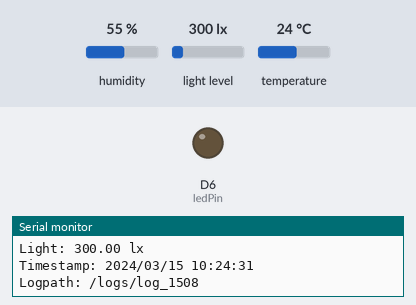
Recording of a sketch running on a simulated ESP8266 (NodeMCU). Parts: output pins drawn as LEDs (lit = HIGH), the last lines printed to the serial monitor. The test bench sets the inputs (shaded band); at power-on: humidity 55 %, light level 300 lx, temperature 24 °C. WiFi joins after 1.5 s; servers stay silent unless stated; the local clock reads 2024-03-15 10:24:30 at power-on unless the sketch sets it.

Above: at 4.5 s.
At 10.4 s:
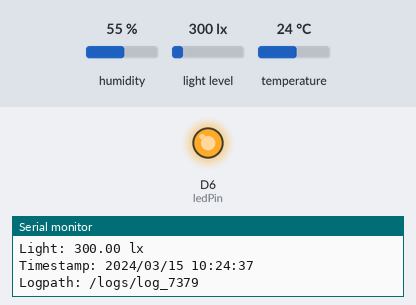
Timing chart, 0 to 16.6 s (numbered marks = the images above):
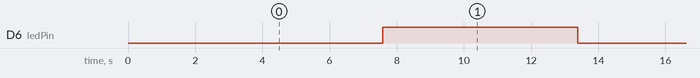

Measured:
- by itself, D6 (ledPin): alternates HIGH for 5.8 s and LOW for 5.8 s

The sketch:

Firebase.ino
```cpp
#include <Wire.h>
#include "FirebaseESP8266.h"
#include <ESP8266WiFi.h>
#include "DHT.h"
#include <time.h>  // For NTP time
#include <BH1750.h>
BH1750 lightMeter;

// Pin and constants
#define DHTPIN D7      // Pin connected to the DHT22 data pin
#define DHTTYPE DHT22  // DHT 22 (AM2302)

// Firebase credentials
char FIREBASE_AUTH[] = "6l1u5vjuRUGWY85ZM8iPMw5JVuCr4eqHhmmk95cr";                                 // Your Firebase Web API Key
char FIREBASE_HOST[] = "https://fir-dht-2024-default-rtdb.asia-southeast1.firebasedatabase.app/";  // Your Firebase Host URL

// WiFi credentials
char WIFI_SSID[] = "B415";            // Your WiFi SSID
char WIFI_PASSWORD[] = "appletv415";  // Your WiFi password
const int ledPin = D6;
int counter = 0;
// Firebase and DHT setup
FirebaseData firebaseData;
DHT dht(DHTPIN, DHTTYPE);  // Initialize DHT sensor

void setup() {
  Serial.begin(9600);
  Wire.begin();
  lightMeter.begin();
  pinMode(ledPin, OUTPUT);
  // Start WiFi connection
  WiFi.begin(WIFI_SSID, WIFI_PASSWORD);
  while (WiFi.status() != WL_CONNECTED) {
    delay(500);
    Serial.print(".");
  }
  Serial.println("\nWi-Fi connected");

  // Start Firebase connection
  Firebase.begin(FIREBASE_HOST, FIREBASE_AUTH);

  // Start DHT sensor
  dht.begin();

  // Start NTP to get the time (UTC+7 for Thailand)
  configTime(7 * 3600, 0, "pool.ntp.org", "time.nist.gov");  // Time offset for Thailand
  Serial.println("\nWaiting for NTP time sync...");
  while (!time(nullptr)) {
    delay(1000);
    Serial.print(".");
  }
  Serial.println("\nTime synced!");
}

String getFormattedTime() {
  time_t now = time(nullptr);
  struct tm* timeinfo = localtime(&now);

  char buffer[20];
  strftime(buffer, sizeof(buffer), "%Y/%m/%d %H:%M:%S", timeinfo);

  return String(buffer);
}

void loop() {
  // Get temperature and humidity from DHT22
  float temperature = dht.readTemperature();
  float humidity = dht.readHumidity();

  // Check if readings are valid
  if (isnan(temperature) || isnan(humidity)) {
    Serial.println("Failed to read from DHT sensor!");
  } else {
    // Get the current timestamp as a formatted string
    String timestamp = getFormattedTime();

    // Create a new log entry using the timestamp
    String logPath = "/logs/log_" + String(millis());  // Unique log path


    // Print values to Serial Monitor
    Serial.print("Temperature: ");
    Serial.print(temperature);
    Serial.println("°C");
    Serial.print("Humidity: ");
    Serial.print(humidity);
    Serial.println("%");
    float lux = lightMeter.readLightLevel();
    Serial.print("Light: ");
    Serial.print(lux);
    Serial.println(" lx");
    Serial.print("Timestamp: ");
    Serial.println(timestamp);
    Serial.print("Logpath: ");
    Serial.println(logPath);
    // Send temperature, humidity, and timestamp to Firebase
    if (counter % 2 == 0) {
      Firebase.setString(firebaseData, logPath + "/led", "OFF");
      digitalWrite(ledPin, LOW);
    }
    if (counter % 2 == 1) {
      Firebase.setString(firebaseData, logPath + "/led", "ON");
      digitalWrite(ledPin, HIGH);
    }
    Firebase.setFloat(firebaseData, logPath + "/temperature", temperature);
    Firebase.setFloat(firebaseData, logPath + "/humidity", humidity);
    Firebase.setFloat(firebaseData, logPath + "/light", lux);
    Firebase.setString(firebaseData, logPath + "/time", timestamp);
    // Wait for 5 seconds before next loop
    delay(5000);
    counter++;
  }
}
```
